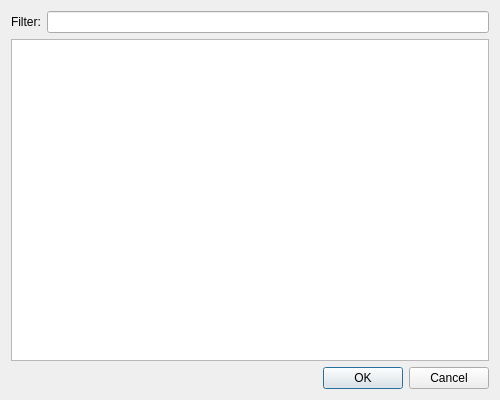
<?xml version="1.0" encoding="UTF-8"?>
<ui version="4.0">
 <class>LumpsDialog</class>
 <widget class="QDialog" name="LumpsDialog">
  <property name="geometry">
   <rect>
    <x>0</x>
    <y>0</y>
    <width>500</width>
    <height>400</height>
   </rect>
  </property>
  <property name="windowTitle">
   <string>Lumps</string>
  </property>
  <layout class="QVBoxLayout" name="verticalLayout">
   <item>
    <layout class="QHBoxLayout" name="horizontalLayout">
     <item>
      <widget class="QLabel" name="label">
       <property name="text">
        <string>Filter:</string>
       </property>
      </widget>
     </item>
     <item>
      <widget class="QLineEdit" name="filterLineEdit"/>
     </item>
    </layout>
   </item>
   <item>
    <widget class="QListView" name="listView"/>
   </item>
   <item>
    <layout class="QHBoxLayout" name="horizontalLayout_2">
     <item>
      <spacer name="horizontalSpacer">
       <property name="orientation">
        <enum>Qt::Orientation::Horizontal</enum>
       </property>
       <property name="sizeHint" stdset="0">
        <size>
         <width>40</width>
         <height>20</height>
        </size>
       </property>
      </spacer>
     </item>
     <item>
      <widget class="QPushButton" name="pushOK">
       <property name="text">
        <string>OK</string>
       </property>
      </widget>
     </item>
     <item>
      <widget class="QPushButton" name="pushCancel">
       <property name="text">
        <string>Cancel</string>
       </property>
      </widget>
     </item>
    </layout>
   </item>
  </layout>
 </widget>
 <resources/>
 <connections/>
</ui>
